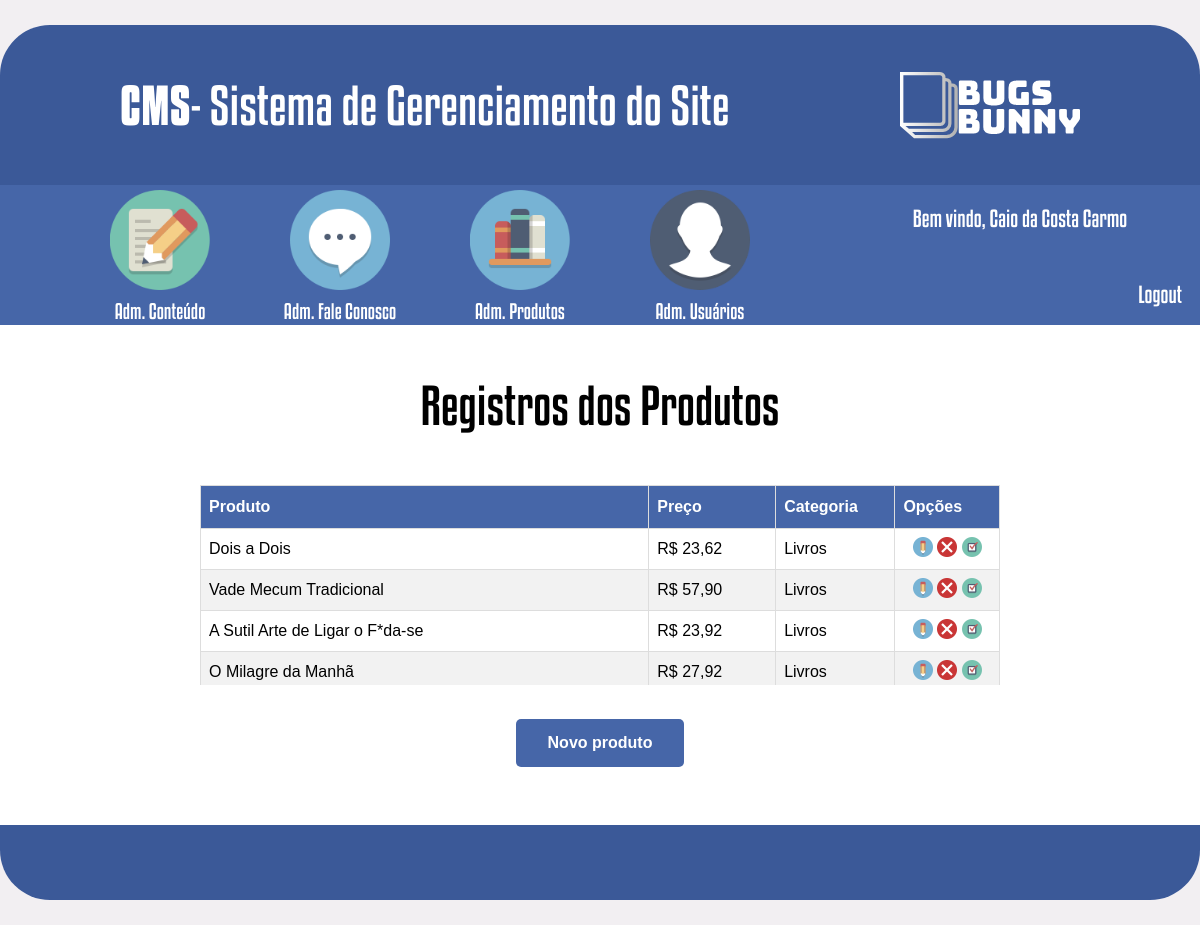
The page /cms/adm_lista_produtos.php (signed in) on the database its author committed.
### tables this page shows
CREATE TABLE `tbl_usuario` (
  `idUsuario` int(11) NOT NULL AUTO_INCREMENT,
  `nome` varchar(100) NOT NULL,
  `login` varchar(45) NOT NULL,
  `senha` varchar(45) NOT NULL,
  `email` varchar(100) NOT NULL,
  `idNivel` int(11) NOT NULL,
  PRIMARY KEY (`idUsuario`),
  UNIQUE KEY `login_UNIQUE` (`login`),
  KEY `FK_tbl_usuario_tbl_nivel_usuario_idx` (`idNivel`),
  CONSTRAINT `FK_tbl_usuario_tbl_nivel_usuario` FOREIGN KEY (`idNivel`) REFERENCES `tbl_nivel_usuario` (`idnivel`)
);

CREATE TABLE `tbl_produto` (
  `idProduto` int(11) NOT NULL AUTO_INCREMENT,
  `produto` varchar(50) NOT NULL,
  `descricao` text NOT NULL,
  `preco` decimal(7,2) NOT NULL,
  `idSubcategoria` int(11) NOT NULL,
  `status` int(11) NOT NULL,
  `foto` varchar(100) NOT NULL,
  PRIMARY KEY (`idProduto`),
  KEY `FK_tbl_produto_tbl_subcategoria_idx` (`idSubcategoria`),
  CONSTRAINT `FK_tbl_produto_tbl_subcategoria` FOREIGN KEY (`idSubcategoria`) REFERENCES `tbl_subcategoria` (`idsubcategoria`)
);

CREATE TABLE `tbl_categoria` (
  `idCategoria` int(11) NOT NULL AUTO_INCREMENT,
  `categoria` varchar(50) NOT NULL,
  `status` int(11) NOT NULL,
  PRIMARY KEY (`idCategoria`)
);

### verificar_autenticacao.php (called while the page is built, shortened)
<?php
    function verificarAutentica(){
    $conexao = conexaoBD();
    if(isset($_SESSION['idUser'])){
        $idUser = $_SESSION['idUser'];
        $sql = "SELECT * FROM tbl_usuario WHERE idUsuario =".$idUser;
        $select  = mysqli_query($conexao, $sql);
        $rsUser = mysqli_fetch_array($select);
    }else
        header('location:../index.php');
        return $rsUser;
    }
?>

### cms/adm_lista_produtos.php (the view, shortened to what this page needs)
<?php
require_once('../verificar_autenticacao.php');
require_once('itens_menu.php');
$rsUser = verificarAutentica();
$conexao = conexaoBD();
?>
<!DOCTYPE html>
<html>
<head>
    <link rel="stylesheet" type="text/css" href="css/style.css">
</head>
<body>
    <header>
        <div id="caixa_cabecalho">
            <div id="titulo_pagina">
                <span id="negrito">CMS</span> - Sistema de Gerenciamento do Site
            </div>
            <div id="logo_pagina"></div>
        </div>
        <div id="caixa_menu">
            <nav id="menu_principal">
         </nav>
         <div id="area_logout">
            <div id="boas_vindas">Bem vindo,
                <?= $rsUser['nome'] ?>
            </div>
            <div id="logout"><a href="index.php?logout">Logout</a></div>
        </div>
    </div>
</header>
<div id="principal_adm_lista_produtos">
    <div id="titulo_adm_lista_produtos">
        Registros dos Produtos
    </div>
    <div id="registros_adm_lista_produtos">
        <table id="tabela">
            <thead>
                <tr>
                    <th>Produto</th>
                    <th>Preço</th>
                    <th>Categoria</th>
                    <th>Opções</th>
                </tr>
            </thead>
            <tbody>
                <?php
                $sql = "SELECT produto.*, categoria.idCategoria, categoria.categoria
                FROM tbl_produto as produto, tbl_categoria as categoria, tbl_subcategoria as subcategoria
                WHERE produto.idSubcategoria = subcategoria.idSubcategoria
                AND categoria.idCategoria = subcategoria.idCategoria
                ORDER BY categoria.idCategoria";
                $select  = mysqli_query($conexao, $sql);
                while($rsProdutos = mysqli_fetch_array($select)){
                    ?>
                    <tr>
                        <td>
                            <?= $rsProdutos['produto'] ?>
                        </td>
                        <td>
                            R$ <?= number_format($rsProdutos['preco'], 2, ',', '.') ?>
                        </td>
                        <td>
                            <?= $rsProdutos['categoria'] ?>
                        </td>
                        <td id="td_imagens">
                            <a href="formulario_produto.php?id=<?= $rsProdutos['idProduto'] ?>">
                                <img src="imagens/editar.png" title="Editar">
                            </a>
                            <a href="adm_lista_produtos.php?modo=excluir&id=<?= $rsProdutos['idProduto'] ?>">
                                <img src="imagens/deletar.png" title="Excluir">
                            </a>
                            <?php
                            $status = $rsProdutos['status'];
                            if($status == 0){
                                ?>
                                <a href="adm_lista_produtos.php?status=<?= $rsProdutos['status'] ?>&id=<?= $rsProdutos['idProduto'] ?>">
                                    <img src="imagens/ativado.png" title="Desativar">
                                </a>
                            <?php } else { ?>
                                <a href="adm_lista_produtos.php?status=<?= $rsProdutos['status'] ?>&id=<?= $rsProdutos['idProduto'] ?>">
                                    <img src="imagens/desativado.png" title="Ativar">
                                </a>
                            <?php } ?>
                        </td>
                    </tr>
                <?php } ?>
                </table>
            </div>
            <div id="area_botao">
                <form>
                    <a href="formulario_produto.php">
                        <input type="button" value="Novo produto" class="button">
                    </a>
                </form>
            </div>
        </div>
        <footer></footer>
    </body>
    </html>

### cms/css/style.css (style rules this page uses)
body { margin: 0px; padding: 0px; background-color: #f2eff2; }
#tabela { font-family: "Trebuchet MS", Arial, Helvetica, sans-serif; border-collapse: collapse; width: 100%; }
#tabela td, #tabela thead th { border: 1px solid #ddd; padding: 8px; }
#tabela tbody tr:nth-child(even) { background-color: #f2f2f2; }
#tabela thead tr th { padding-top: 12px; padding-bottom: 12px; text-align: left; background-color: #4666a8; color: white; }
#td_imagens { text-align: center; }
#area_botao { width: 500px; margin-left: auto; margin-right: auto; height: auto; text-align: center; }
.button { background-color: #4666a8; border: none; color: white; padding: 15px 32px; text-align: center; text-decoration: none; display: inline-block; font-size: 16px; margin: 4px 2px; cursor: pointer; font-weight: bold; transition-duration: 0.4s; border-radius: 5px; }
a { color: inherit; text-decoration: none; }
header { width: 1200px; height: 300px; margin-top: 25px; background-color: #3b5998; margin-left: auto; margin-right: auto; border-top-left-radius: 50px; border-top-right-radius: 50px; }
#caixa_cabecalho { width: 100%; height: 160px; }
#caixa_menu { width: 100%; height: 140px; background-color: #4666a8; }
#titulo_pagina { width: 55%; height: 160px; float: left; font-family: font-kenyan; font-size: 50px; display: flex; align-items: center; padding-left: 10%; color: #fff; }
#negrito { font-family: font-kenyan-negrito; }
#logo_pagina { width: 35%; height: 160px; background-image: url(../imagens/logo.png); background-repeat: no-repeat; background-position: center; float: left; }
#menu_principal { width: 65%; height: 140px; margin-left: 5%; text-align: center; float: left; }
#area_logout { width: 30%; height: 140px; float: left; color: #fff; }
#boas_vindas { width: 100%; margin-top: 20px; font-family: font-kenyan; font-size: 22px; text-align: center; }
#logout { width: 95%; margin-top: 50px; font-family: font-kenyan; font-size: 22px; text-align: right; padding-right: 5%; }
#principal_adm_lista_produtos { width: 1200px; height: 450px; margin-left: auto; margin-right: auto; background-color: #fff; padding-top: 50px; }
#titulo_adm_lista_produtos { width: 1200px; font-family: font-kenyan; font-size: 50px; text-align: center; }
#registros_adm_lista_produtos { width: 800px; margin-top: 50px; margin-left: auto; margin-right: auto; max-height: 200px; overflow: auto; margin-bottom: 30px; }
footer { width: 1200px; height: 75px; margin-left: auto; margin-right: auto; border-bottom-left-radius: 50px; border-bottom-right-radius: 50px; background-color: #3b5998; margin-bottom: 25px; }

### rows shown on the page
tbl_usuario: nome "Caio da Costa Carmo"
tbl_produto: produto "Dois a Dois", preco "23,62", tbl_categoria.categoria "Livros", status 0 (drawn)
tbl_produto: produto "Vade Mecum Tradicional", preco "57,90", tbl_categoria.categoria "Livros", status 0 (drawn)
tbl_produto: produto "A Sutil Arte de Ligar o F*da-se", preco "23,92", tbl_categoria.categoria "Livros", status 0 (drawn)
tbl_produto: produto "O Milagre da Manhã", preco "27,92", tbl_categoria.categoria "Livros", status 0 (drawn)
